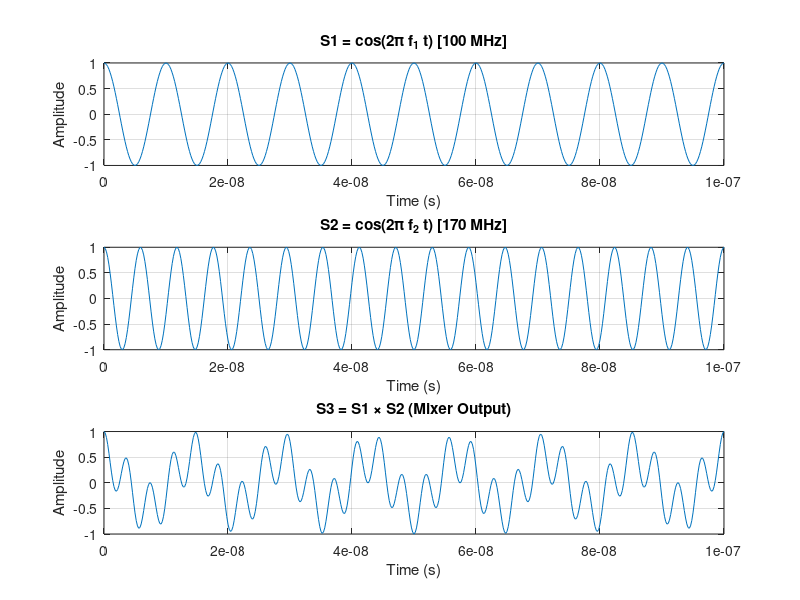

The MATLAB script that drew this image: (Note: this script raises an error after producing the figure.)
close all
clear all
clc

dt = 0.2e-9; 

t = 0 : dt : 0.1e-6;

f1 = 100e6; 
f2 = 170e6; 

S1 = cos(2 * pi * f1 * t);
S2 = cos(2 * pi * f2 * t);

S3 = S1 .* S2; 

figure; 

subplot(3, 1, 1);
plot(t, S1);
title('S1 = cos(2\pi f_1 t) [100 MHz]');
xlabel('Time (s)');
ylabel('Amplitude');
grid on;

subplot(3, 1, 2);
plot(t, S2);
title('S2 = cos(2\pi f_2 t) [170 MHz]');
xlabel('Time (s)');
ylabel('Amplitude');
grid on;

subplot(3, 1, 3);
plot(t, S3);
title('S3 = S1 \times S2 (Mixer Output)');
xlabel('Time (s)');
ylabel('Amplitude');
grid on;

sgtitle('Mixer Signals - Task (1)');




% ==========================================
% Task: Fourier Transform of the three signals
% ==========================================


time_between_samples = (t(end)-t(1))/length(t); 
sampling_frequency = 1/time_between_samples;

x1 = -floor(length(t)/2) : floor(length(t)/2);
df1 = sampling_frequency / length(x1);


freq_axis_MHz = x1 * df1 ./ 1e6;


fft_S1 = fft(S1);
fft_S2 = fft(S2);
fft_S3 = fft(S3);


EV_S1 = fftshift(abs(fft_S1)) ./ (length(x1)/2);
EV_S2 = fftshift(abs(fft_S2)) ./ (length(x1)/2);
EV_S3 = fftshift(abs(fft_S3)) ./ (length(x1)/2);


figure(8); 


subplot(3, 1, 1);
plot(freq_axis_MHz, EV_S1, 'LineWidth', 1.5);
set(gca, 'fontsize', 14);
grid on; 
xlabel('Frequency (MHz)');
ylabel('Magnitude');
title('Spectrum of S1 (100 MHz)');
axis([0 500 0 1.2]); 


subplot(3, 1, 2);
plot(freq_axis_MHz, EV_S2, 'LineWidth', 1.5);
set(gca, 'fontsize', 14);
grid on; 
xlabel('Frequency (MHz)');
ylabel('Magnitude');
title('Spectrum of S2 (170 MHz)');
axis([0 500 0 1.2]);


subplot(3, 1, 3);
plot(freq_axis_MHz, EV_S3, 'LineWidth', 1.5);
set(gca, 'fontsize', 14);
grid on; 
xlabel('Frequency (MHz)');
ylabel('Magnitude');
title('Spectrum of S3 (Mixer Output)');
axis([0 500 0 1.2]);
